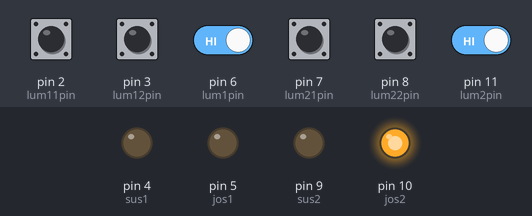
Recording of a sketch running on a simulated Arduino Uno, built with avr-gcc and run on an emulated ATmega328P. On the bench: output pins drawn as LEDs (lit = HIGH). Inputs (shaded band) come from the test bench; at power-on: pin 2 (lum11pin), pin 3 (lum12pin), pin 6 (lum1pin), pin 7 (lum21pin), pin 8 (lum22pin), pin 11 (lum2pin) HIGH. What the sketch prints to the serial monitor is not drawn.

Above: at 4.3 s.
4.4 s: pin 6 (lum1pin) driven LOW
7.4 s: pin 11 (lum2pin) driven LOW
At 8.3 s:
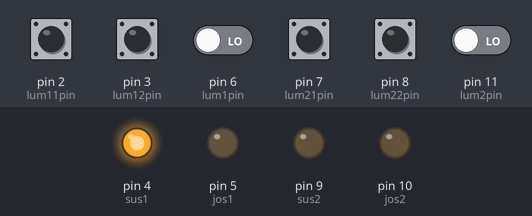
9.5 s: pin 2 (lum11pin) pulled LOW for 0.3 s
At 10.7 s:
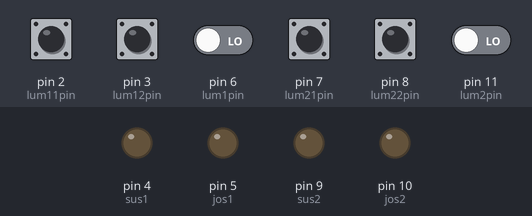
12.8 s: pin 6 (lum1pin) driven HIGH
At 13.8 s:
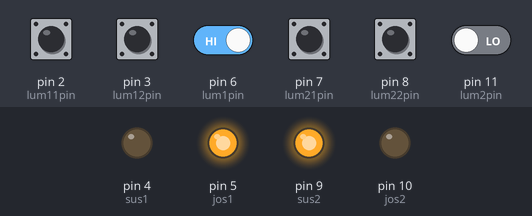
14.8 s: pin 7 (lum21pin) pulled LOW for 0.3 s
At 16.1 s:
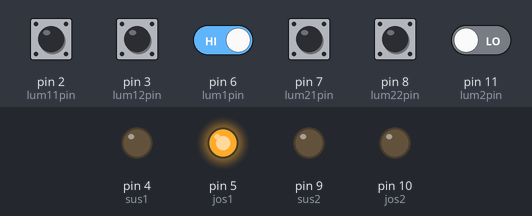
16.6 s: pin 11 (lum2pin) driven HIGH
At 19.2 s:
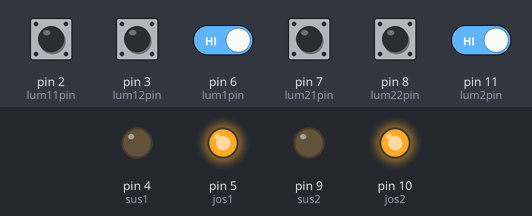
Timing chart, 0 to 20.6 s (numbered marks = the images above; inputs shaded):
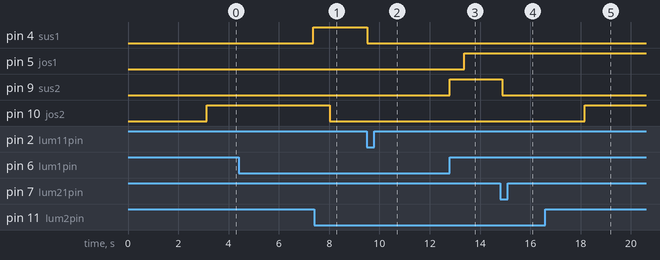

The sketch:

two_windows_controlled_by_lights_ver1m4.ino
```cpp
/*
- sketch pentru deschidere automata 2 fereastra (control independent)
cand este lumina si inchidere cand e noapte
- sketch scris de Nicu Florica pentru Dan Olaru
- versine 1.4 din 10.06.2016, Craiova
- vizitati http://www.tehnic.go.ro
- vizitati si http://www.arduinotehniq.com
- vizitati canalul de filmulete: https://www.youtube.com/channel/UCm-OQ7YTHGcRV6sMTY6mHHw
*/

#define lum1pin 6
#define lum11pin 2
#define lum12pin 3
#define sus1  4
#define jos1 5

#define lum2pin 11
#define lum21pin 7
#define lum22pin 8
#define sus2  9
#define jos2 10


int lum1;   // variabila pentru citire intensitate luminoasa la senzor 1
int lum2;   // variabila pentru citire intensitate luminoasa la senzor 2

unsigned long timp0;   // timp initial masurare intensitate luminoasa
unsigned long timp1;   // timp curent
unsigned long timp11;  // timp initial comenzi motor 1
unsigned long timp21;  // timp initial comenzi motor 2
unsigned long timp2;   // timp initial masurare intensitate luminoasa


long asteptare = 5000; // interval intre masuratori (3sec)
long stopmotor = 5000; // timp ignoare comenzi de schimbare directie rotatie motor
byte sens1 = 0;        // directie motor 1 (0 - oprit, 1 - stanga, 2 - dreapta
byte sens2 = 0;        // directie motor 2 (0 - oprit, 1 - stanga, 2 - dreapta
byte inchis1 = 0;      // variabila pentru depistare ajungere la capat sau pe traseu (0 = nu e la capat, 1 e la capat)
byte inchis2 = 0;      // variabila pentru depistare ajungere la capat sau pe traseu (0 = nu e la capat, 1 e la capat)
byte deschis1 = 0;
byte deschis2 = 0;

void setup() {

Serial.begin(9600);       // pornesc monitorizarea seriala
Serial.println("");
Serial.println("");
Serial.println("");
Serial.println("");
Serial.println("Sistem pentru deschiderea/inchiderea a 2 ferestre functie de intensitatea luminoasa");
Serial.println("Automatic system for independent control at two windows according sunlight..");
delay(1000);
Serial.println("proiect original al lui Nicu FLORICA (niq_ro)");
Serial.println("original project by Nicu FLORICA (niq_ro)");
delay(1000);
Serial.println("06.2016 - Craiova, Romania, Europa ;)");

   pinMode(lum1pin, INPUT);  // pinul pentru foto rezistenta 1
   pinMode(lum11pin, INPUT);  // pinul pentru limitatorul 1 pentru sus la circuitul 1
   pinMode(lum12pin, INPUT);  // pinul pentru limitatorul 2 pentru jos la circuitul 1
   digitalWrite(lum11pin, HIGH);  // in repaus (fara contact)
   digitalWrite(lum12pin, HIGH);  // in repaus (fara contact)

   pinMode(lum2pin, INPUT);  // pinul pentru foto rezistenta 2
   pinMode(lum21pin, INPUT);  // pinul pentru limitatorul 1 pentru sus la circuitul 2
   pinMode(lum22pin, INPUT);  // pinul pentru limitatorul 2 pentru jos la circuitul 2
   digitalWrite(lum21pin, HIGH);  // in repaus (fara contact)
   digitalWrite(lum22pin, HIGH);  // in repaus (fara contact)

  pinMode(sus1, OUTPUT); // control releu 1 de la canal 1
  pinMode(jos1, OUTPUT); // control releu 2 de la canal 1
  pinMode(sus2, OUTPUT); // control releu 1 de la canal 2
  pinMode(jos2, OUTPUT); // control releu 2 de la canal 2
   digitalWrite(sus1, LOW);  // in repaus (fara contact)
   digitalWrite(jos1, LOW);  // in repaus (fara contact)
   digitalWrite(sus2, LOW);  // in repaus (fara contact)
   digitalWrite(jos2, LOW);  // in repaus (fara contact)

timp0 = millis();
timp11 = timp0;

lum1 = digitalRead(lum1pin);  // se citeste valoarea intenstatii luminoase pe senzorul 1
lum2 = digitalRead(lum1pin);  // se citeste valoarea intenstatii luminoase pe senzorul 2
delay(1000);
}

void loop () {

timp1 = millis(); //timp curent

if (timp1 - timp0 > asteptare) {
Serial.println("");
Serial.println("Se masoara intensitatea luminoasa !!!");
Serial.println("Now, Arduino measure the light..");
timp0 = timp1;   // timpul vechi se inoieste
Serial.println("---------------------------");
Serial.print("Intensitate lumininoasa zona 1 = ");
Serial.print("Light in first zone = ");
Serial.println(1-digitalRead(lum1pin));
Serial.print("Intensitate lumininoasa zona 2 = ");
Serial.print("Light in second zone = ");
Serial.println(1-digitalRead(lum2pin));
Serial.println("---------------------------");
}

// circuit 1
if (digitalRead(lum1pin) == LOW)   // daca e soare puternic
  {
  Serial.print(" 1* ");
  digitalWrite(jos1, LOW);
    if (digitalRead(lum11pin) == HIGH) // daca fereastra e intredeschisa
    {
    sens1 = 1;
    }   // sfarsit de conditie de cap de cursa

    if (digitalRead(lum11pin) == LOW) // daca fereastra s-a deschis complet
    {
    sens1 = 0;
    deschis1 = 1;
    inchis1 = 0;
    }  // sfarsit de conditie de cap de cursa
  }  // sfarsit de conditie de zi

if (digitalRead(lum1pin) == HIGH)   // daca e aprope de apus
  {
    Serial.print(" 1) ");

  digitalWrite(sus1, LOW);
    if (digitalRead(lum12pin) == HIGH) // daca fereastra e intredeschisa
    {
    sens1 = 2;
    }   // sfarsit de conditie de cap de cursa

    if (digitalRead(lum12pin) == LOW) // daca fereastra s-a inchis complet
    {
    sens1 = 0;
    inchis1 = 1;
    deschis1 = 0;
    }  // sfarsit de conditie de cap de cursa
  }  // sfarsit de conditie de zi


// circuit 2
if (digitalRead(lum2pin) == LOW)   // daca e soare puternic
  {
  Serial.print(" 2* ");
  digitalWrite(jos2, LOW);
    if (digitalRead(lum21pin) == HIGH) // daca fereastra e intredeschisa
    {
    sens2 = 1;
    }   // sfarsit de conditie de cap de cursa

    if (digitalRead(lum21pin) == LOW) // daca fereastra s-a deschis complet
    {
    sens2 = 0;
    deschis2 = 1;
    inchis2 = 0;
    }  // sfarsit de conditie de cap de cursa
  }  // sfarsit de conditie de zi

if (digitalRead(lum2pin) == HIGH)   // daca e aprope de apus
  {
    Serial.print(" 2) ");

  digitalWrite(sus2, LOW);
    if (digitalRead(lum22pin) == HIGH) // daca fereastra e intredeschisa
    {
    sens2 = 2;
    }   // sfarsit de conditie de cap de cursa

    if (digitalRead(lum22pin) == LOW) // daca fereastra s-a inchis complet
    {
    sens2 = 0;
    inchis2 = 1;
    deschis2 = 0;
    }  // sfarsit de conditie de cap de cursa
  }  // sfarsit de conditie de zi


// decizii control motor 1
if (sens1 == 0) // motor1 oprit
    {
    digitalWrite(jos1, LOW);
    digitalWrite(sus1, LOW);
   Serial.println("====");
    }
if (timp11 - timp0 > stopmotor) {

if ((sens1 == 1) and (deschis1 == 0)) // motor1 pornit in sensul 1
    {
    digitalWrite(jos1, LOW);
    digitalWrite(sus1, HIGH);
      Serial.println("");
      Serial.println("Fereastra 1 nu s-a deschis complet !!!");
      Serial.println("Window no.1 is not open !!!");
      Serial.println(">>>");
    timp11 = timp0;
    }
if ((sens1 == 1) and (deschis1 == 1)) // motor1 pornit in sensul 1
    {
    digitalWrite(jos1, LOW);
    digitalWrite(sus1, LOW);
      Serial.println("");
      Serial.println("Fereastra 1 s-a deschis complet !!!");
      Serial.println("Window no.1 is open !!!");
      Serial.println(">|");
   // timp11 = timp0;
    }

if ((sens1 == 2) and (inchis1 == 0)) // motor1 pornit in sensul opus (2)
    {
    digitalWrite(jos1, HIGH);
    digitalWrite(sus1, LOW);
      Serial.println("");
      Serial.println("Fereastra 1 nu s-a inchis complet !!!");
      Serial.println("Window no.1 is not close !!!");
      Serial.println("<<<<");
    timp11 = timp0;
  }
if ((sens1 == 2) and (inchis1 == 1)) // motor1 pornit in sensul opus (2)
    {
    digitalWrite(jos1, LOW);
    digitalWrite(sus1, LOW);
      Serial.println("");
      Serial.println("Fereastra 1 s-a inchis complet !!!");
      Serial.println("Window no.1 is close !!!");
      Serial.println("|<");
    timp11 = timp0;
  }
}

// decizii control motor 2
if (sens2 == 0) // motor 2 oprit
    {
    digitalWrite(jos2, LOW);
    digitalWrite(sus2, LOW);
   Serial.println("====");

    }
if (timp21 - timp0 > stopmotor) {

if ((sens2 == 1) and (deschis2 == 0)) // motor 2 pornit in sensul 1
    {
    digitalWrite(jos2, LOW);
    digitalWrite(sus2, HIGH);
      Serial.println("");
      Serial.println("Fereastra 2 nu s-a deschis complet !!!");
      Serial.println("Window no.2 is not open !!!");
      Serial.println(">>>");
    timp21 = timp0;
    }
if ((sens2 == 1) and (deschis2 == 1)) // motor 2 pornit in sensul 1
    {
    digitalWrite(jos2, LOW);
    digitalWrite(sus2, LOW);
      Serial.println("");
      Serial.println("Fereastra 2 s-a deschis complet !!!");
      Serial.println("Window no.2 is open !!!");
      Serial.println(">|");
    }

if ((sens2 == 2) and (inchis2 == 0)) // motor 2 pornit in sensul opus (2)
    {
    digitalWrite(jos2, HIGH);
    digitalWrite(sus2, LOW);
      Serial.println("");
      Serial.println("Fereastra 2 nu s-a inchis complet !!!");
      Serial.println("Window no.2 is not close !!!");
      Serial.println("<<<<");
    timp21 = timp0;
  }
if ((sens2 == 2) and (inchis2 == 1)) // motor 2 pornit in sensul opus (2)
    {
    digitalWrite(jos2, LOW);
    digitalWrite(sus2, LOW);
      Serial.println("");
      Serial.println("Fereastra 2 s-a inchis complet !!!");
      Serial.println("Window no.2 is close !!!");
      Serial.println("|<");
    timp21 = timp0;
  }


}


delay(500);  // se asteapta putin
}  // sfarsit de program principal
```

Measured:
- after the input at 4.4 s, pin 4 (sus1): LOW → HIGH after 3.0 s; pin 5 (jos1): stays LOW (without the input it goes to HIGH after 3.0 s)
- after the input at 7.4 s, pin 10 (jos2): HIGH → LOW after 0.62 s
- after the input at 9.5 s, pin 4 (sus1): HIGH → LOW at once
- after the input at 12.8 s, pin 5 (jos1): LOW → HIGH after 0.57 s
- after the input at 14.8 s, pin 9 (sus2): HIGH → LOW after 0.09 s
- after the input at 16.6 s, pin 10 (jos2): LOW → HIGH after 1.6 s
